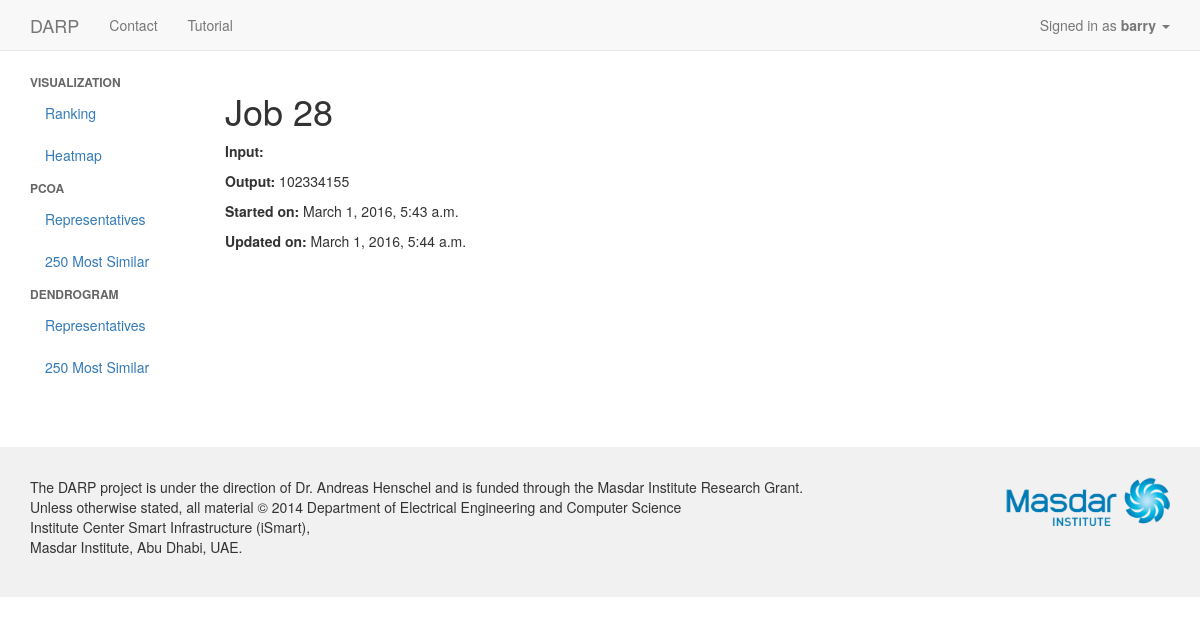
The page /job/28 (signed in) on the database its author committed.
### app/models.py (models this page shows, shortened)
class Job(models.Model):
    user = models.ForeignKey(User, on_delete=models.CASCADE)
    completed = models.BooleanField(default=False)
    result = models.TextField()
    created_at = models.DateTimeField(auto_now_add=True)
    updated_at = models.DateTimeField(auto_now=True)

### app/views.py (the view)
# urls.py: url(r'^job/(?P<job_id>[0-9]+)$', views.job_detail, name='job_detail'),
@login_required
def job_detail(request, job_id):
    job = get_object_or_404(Job, id=job_id)
    if job.user_id == request.user.id:
        return render(request, 'app/job.html', {'job': job})
    else:
        messages.add_message(request, messages.ERROR,
                             "Unauthorized access to Job " + job_id)
        return redirect('/dashboard')

### app/templates/app/job.html
{% extends "app/layout.html" %}
{% block content %}
  <div class="row">
  	<div class="col-xs-2 col-sm-2 col-md-2 col-lg-2">
  		<ul class="nav nav-pills nav-stacked">
        <li><span class="nav-divider-custom">Visualization</span></li>
        <li><a href="#">Ranking</a></li>
        <li><a href="#">Heatmap</a></li>
        <li><span class="nav-divider-custom">PCoA</span></li>
        <li><a href="#">Representatives</a></li>
        <li><a href="#">250 Most Similar</a></li>
        <li><span class="nav-divider-custom">Dendrogram</span></li>
        <li><a href="#">Representatives</a></li>
        <li><a href="#">250 Most Similar</a></li>
      </ul>
  	</div>
    <div class="col-xs-10 col-sm-10 col-md-10 col-lg-10">
      <h1>Job {{ job.id }}</h1>
      <p>
        <strong>Input:</strong> {{ job.input }}
      </p>
      <p>
        <strong>Output:</strong> {{ job.result }}
      </p>
      <p>
        <strong>Started on:</strong> {{ job.created_at }}
      </p>
      <p>
        <strong>Updated on:</strong> {{ job.updated_at }}
      </p>
    </div>
  </div>
{% endblock %}

### app/templates/app/layout.html (shortened to what this page needs)
{% load staticfiles %}
<!DOCTYPE html>
<html lang="en">
  <head>
    <link rel="stylesheet" href="https://maxcdn.bootstrapcdn.com/bootstrap/3.3.6/css/bootstrap.min.css">
    <link rel="stylesheet" href="{% static 'app/style.css' %}">
  </head>
    <body>
      <nav class="navbar navbar-default navbar-static-top" role="navigation">
        <div class="container">
          <a class="navbar-brand" href="{% url 'app:index' %}">DARP</a>
          <ul class="nav navbar-nav">
            <li>
              <a href="{% url 'app:contact' %}">Contact</a>
            </li>
            <li>
              <a href="{% url 'app:tutorial' %}">Tutorial</a>
            </li>
          </ul>
          <ul class="nav navbar-nav navbar-right">
            {% if user.is_authenticated %}
              <li class="drowdown">
                <a href="#" class="dropdown-toggle" data-toggle="dropdown"
                   role="button" aria-haspopup="true" aria-expanded="false">
                  Signed in as <strong>{{ user.username }}</strong>
                  <span class="caret"></span>
                </a>
              </li>
            {% else %}
              <li><a href="{% url 'app:register' %}">Register</a></li>
              <li><a href="{% url 'app:login' %}">Login</a></li>
            {% endif %}
          </ul>
        </div>
      </nav>
      <div class="container container-page">
        {% block content %}
        {% endblock %}
      </div>
      <footer class="container-footer">
        <div class="container">
          <div class="row footer padded-top padded-bottom">
            <div class="col-xs-10">
              <p>
                The DARP project is under the direction of Dr. Andreas Henschel and is funded through the Masdar Institute Research Grant.<br>
                Unless otherwise stated, all material &copy; 2014 Department of Electrical Engineering and Computer Science<br>
                Institute Center Smart Infrastructure (iSmart),<br>
                Masdar Institute, Abu Dhabi, UAE.<br>
              </p>
            </div>
            <div class="col-xs-2">
              <img class="img-responsive" src="{% static 'app/masdar_logo.png' %}" alt="Masdar Insitute Logo">
            </div>
          </div>
        </div>
      </footer>
    </body>
</html>

### app/static/app/style.css (style rules this page uses)
.container-page { padding-bottom: 60px; }
.container-footer { padding: 30px 0 30px; background: #F1F1F1; }
.nav-divider-custom { background-color: #ffffff; color: #666666; font-size: 12px; font-weight: bold; height: 1px; margin: 9px 0; overflow: hidden; text-transform: uppercase; }

### rows shown on the page
Job: id "28", result "102334155", created_at "March 1, 2016, 5:43 a.m.", updated_at "March 1, 2016, 5:44 a.m."

### other values the page prints
{{ user.username }} "barry"
